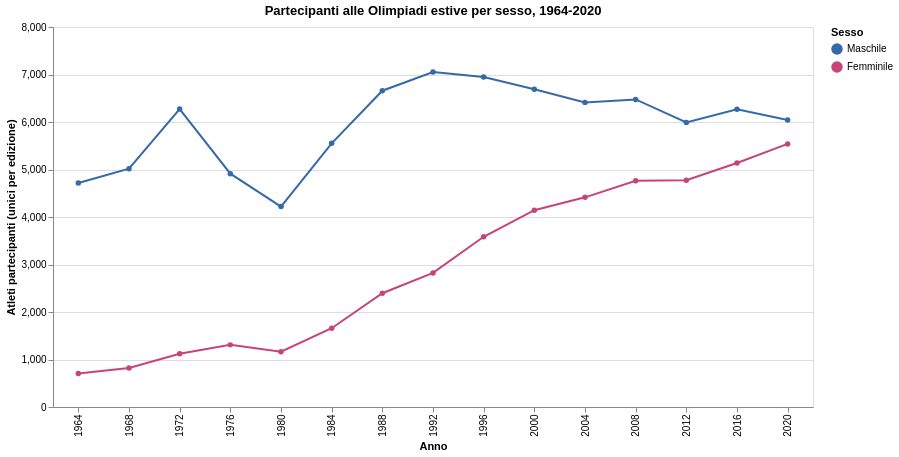

The code cell stored with this chart in its notebook:
### Markdown cell above
## 3. Domanda 1 — Come è cresciuto nel tempo il peso delle medaglie femminili?

Il peso delle medaglie femminili va letto insieme alla **partecipazione**: la quota di medaglie disponibili per le donne dipende dal numero di eventi femminili in programma, che a sua volta cresce insieme al numero di atlete. Alcune tappe utili per la lettura: la maratona femminile debutta nel 1984, e Londra 2012 è la prima edizione in cui le donne gareggiano in tutti gli sport del programma.

Il primo grafico mostra i partecipanti unici per edizione, separati per sesso.

### Code cell
partecipanti = (
    events.loc[events["sesso_atleta"].isin(["Maschile", "Femminile"])]
    .drop_duplicates(subset=["year", "athlete_id"])
    .groupby(["year", "sesso_atleta"], as_index=False)
    .size()
    .rename(columns={"size": "atleti"})
)

partecipazione_chart = (
    alt.Chart(partecipanti)
    .mark_line(point=True, strokeWidth=2)
    .encode(
        x=alt.X("year:O", title="Anno"),
        y=alt.Y("atleti:Q", title="Atleti partecipanti (unici per edizione)"),
        color=alt.Color("sesso_atleta:N", title="Sesso", scale=SCALA_GENERE),
        tooltip=[
            alt.Tooltip("year:O", title="Anno"),
            alt.Tooltip("sesso_atleta:N", title="Sesso"),
            alt.Tooltip("atleti:Q", title="Atleti", format=",.0f"),
        ],
    )
    .properties(width=760, height=380, title="Partecipanti alle Olimpiadi estive per sesso, 1964-2020")
)

partecipazione_chart

### Figure 1 — Vega-Lite specification as saved in the notebook (floating-point values rounded to 4 significant figures)
{"config": {"view": {"continuousWidth": 300, "continuousHeight": 300}}, "data": {"name": "data-b868905c2a812c885e6dc6143b981a82"}, "mark": {"type": "line", "point": true, "strokeWidth": 2}, "encoding": {"color": {"field": "sesso_atleta", "scale": {"domain": ["Maschile", "Femminile"], "range": ["#3569a8", "#c7437a"]}, "title": "Sesso", "type": "nominal"}, "tooltip": [{"field": "year", "title": "Anno", "type": "ordinal"}, {"field": "sesso_atleta", "title": "Sesso", "type": "nominal"}, {"field": "atleti", "format": ",.0f", "title": "Atleti", "type": "quantitative"}], "x": {"field": "year", "title": "Anno", "type": "ordinal"}, "y": {"field": "atleti", "title": "Atleti partecipanti (unici per edizione)", "type": "quantitative"}}, "height": 380, "title": "Partecipanti alle Olimpiadi estive per sesso, 1964-2020", "width": 760, "$schema": "https://vega.github.io/schema/vega-lite/v6.4.1.json", "datasets": {"data-b868905c2a812c885e6dc6143b981a82": [{"year": 1964, "sesso_atleta": "Femminile", "atleti": 706}, {"year": 1964, "sesso_atleta": "Maschile", "atleti": 4716}, {"year": 1968, "sesso_atleta": "Femminile", "atleti": 823}, {"year": 1968, "sesso_atleta": "Maschile", "atleti": 5018}, {"year": 1972, "sesso_atleta": "Femminile", "atleti": 1119}, {"year": 1972, "sesso_atleta": "Maschile", "atleti": 6273}, {"year": 1976, "sesso_atleta": "Femminile", "atleti": 1308}, {"year": 1976, "sesso_atleta": "Maschile", "atleti": 4912}, {"year": 1980, "sesso_atleta": "Femminile", "atleti": 1164}, {"year": 1980, "sesso_atleta": "Maschile", "atleti": 4219}, {"year": 1984, "sesso_atleta": "Femminile", "atleti": 1658}, {"year": 1984, "sesso_atleta": "Maschile", "atleti": 5551}, {"year": 1988, "sesso_atleta": "Femminile", "atleti": 2395}, {"year": 1988, "sesso_atleta": "Maschile", "atleti": 6659}, {"year": 1992, "sesso_atleta": "Femminile", "atleti": 2823}, {"year": 1992, "sesso_atleta": "Maschile", "atleti": 7052}, {"year": 1996, "sesso_atleta": "Femminile", "atleti": 3584}, {"year": 1996, "sesso_atleta": "Maschile", "atleti": 6946}, {"year": 2000, "sesso_atleta": "Femminile", "atleti": 4144}, {"year": 2000, "sesso_atleta": "Maschile", "atleti": 6688}, {"year": 2004, "sesso_atleta": "Femminile", "atleti": 4414}, {"year": 2004, "sesso_atleta": "Maschile", "atleti": 6413}, {"year": 2008, "sesso_atleta": "Femminile", "atleti": 4762}, {"year": 2008, "sesso_atleta": "Maschile", "atleti": 6476}, {"year": 2012, "sesso_atleta": "Femminile", "atleti": 4776}, {"year": 2012, "sesso_atleta": "Maschile", "atleti": 5992}, {"year": 2016, "sesso_atleta": "Femminile", "atleti": 5137}, {"year": 2016, "sesso_atleta": "Maschile", "atleti": 6269}, {"year": 2020, "sesso_atleta": "Femminile", "atleti": 5539}, {"year": 2020, "sesso_atleta": "Maschile", "atleti": 6040}]}}
